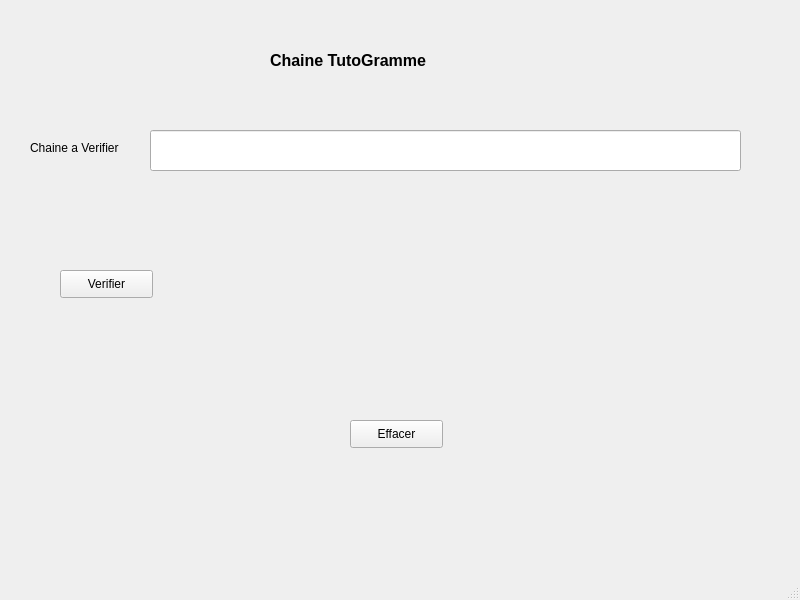
<?xml version="1.0" encoding="UTF-8"?>
<ui version="4.0">
 <class>MainWindow</class>
 <widget class="QMainWindow" name="MainWindow">
  <property name="geometry">
   <rect>
    <x>0</x>
    <y>0</y>
    <width>800</width>
    <height>600</height>
   </rect>
  </property>
  <property name="windowTitle">
   <string>MainWindow</string>
  </property>
  <widget class="QWidget" name="centralwidget">
   <widget class="QLabel" name="label">
    <property name="geometry">
     <rect>
      <x>270</x>
      <y>30</y>
      <width>251</width>
      <height>61</height>
     </rect>
    </property>
    <property name="text">
     <string>&lt;html&gt;&lt;head/&gt;&lt;body&gt;&lt;p&gt;&lt;span style=&quot; font-size:12pt; font-weight:600;&quot;&gt;Chaine TutoGramme&lt;/span&gt;&lt;/p&gt;&lt;/body&gt;&lt;/html&gt;</string>
    </property>
   </widget>
   <widget class="QLineEdit" name="a">
    <property name="geometry">
     <rect>
      <x>150</x>
      <y>130</y>
      <width>591</width>
      <height>41</height>
     </rect>
    </property>
   </widget>
   <widget class="QPushButton" name="b">
    <property name="geometry">
     <rect>
      <x>60</x>
      <y>270</y>
      <width>93</width>
      <height>28</height>
     </rect>
    </property>
    <property name="text">
     <string>Verifier</string>
    </property>
   </widget>
   <widget class="QLabel" name="label_2">
    <property name="geometry">
     <rect>
      <x>30</x>
      <y>140</y>
      <width>111</width>
      <height>16</height>
     </rect>
    </property>
    <property name="text">
     <string>Chaine a Verifier</string>
    </property>
   </widget>
   <widget class="QPushButton" name="d">
    <property name="geometry">
     <rect>
      <x>350</x>
      <y>420</y>
      <width>93</width>
      <height>28</height>
     </rect>
    </property>
    <property name="text">
     <string>Effacer</string>
    </property>
   </widget>
   <widget class="QLabel" name="c">
    <property name="geometry">
     <rect>
      <x>170</x>
      <y>230</y>
      <width>451</width>
      <height>111</height>
     </rect>
    </property>
    <property name="text">
     <string/>
    </property>
   </widget>
  </widget>
  <widget class="QMenuBar" name="menubar">
   <property name="geometry">
    <rect>
     <x>0</x>
     <y>0</y>
     <width>800</width>
     <height>26</height>
    </rect>
   </property>
  </widget>
  <widget class="QStatusBar" name="statusbar"/>
 </widget>
 <resources/>
 <connections/>
</ui>
